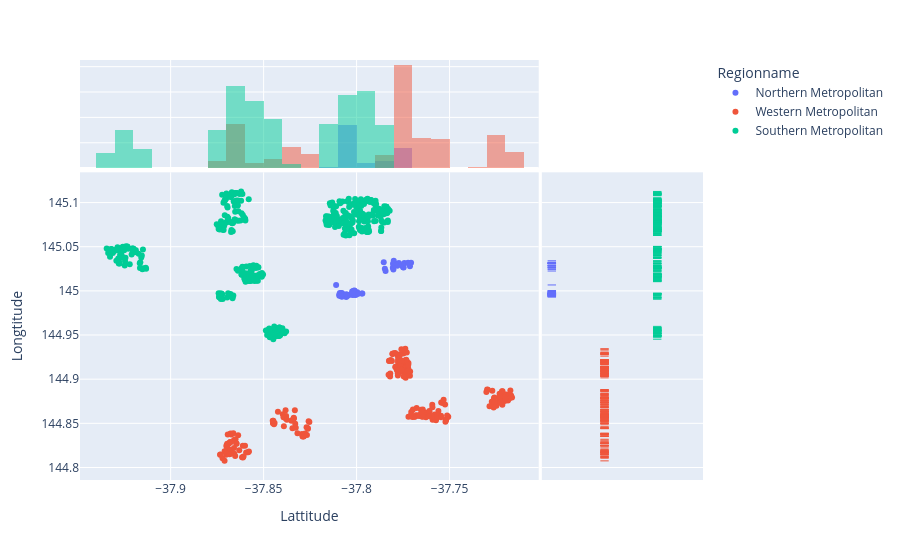

Notebook code for this chart:
### Code cell
fig = px.scatter(melb, x="Lattitude", y="Longtitude", 
                 marginal_x="histogram", 
                 marginal_y="rug", 
                 color="Regionname")
fig.show()

### Figure 1 — Plotly figure (JSON) as saved in the notebook; plotly's stock layout.template omitted (floating-point values rounded to 4 significant figures; data arrays with more than 128 entries replaced by an {"elided": "..."} marker saying what was removed)
{"data": [{"hovertemplate": "Regionname=Northern Metropolitan<br>Lattitude=%{x}<br>Longtitude=%{y}<extra></extra>", "legendgroup": "Northern Metropolitan", "marker": {"color": "#636efa", "symbol": "circle"}, "mode": "markers", "name": "Northern Metropolitan", "orientation": "v", "showlegend": true, "type": "scatter", "x": [-37.8, -37.81, -37.81, -37.8, -37.81, -37.8, -37.8, -37.81, null, null, -37.8, -37.8, null, null, null, -37.81, -37.81, -37.81, -37.81, null, -37.81, -37.8, -37.81, -37.81, null, -37.8, -37.8, -37.8, -37.81, -37.81, -37.8, -37.81, -37.81, null, null, -37.8, -37.8, -37.81, -37.8, null, -37.8, -37.8, -37.8, -37.8, -37.81, -37.8, -37.8, -37.8, null, -37.81, null, -37.77, -37.79, -37.77, null, null, -37.77, -37.77, -37.78, -37.78, -37.78, null, -37.78, -37.78, null, -37.77, -37.77, -37.77, -37.78, -37.78, -37.78, -37.78, -37.78, null, null, -37.78, null, -37.78, -37.78, -37.77], "xaxis": "x", "y": [145.0, 145.0, 145.0, 145.0, 145.0, 145.0, 145.0, 145.0, null, null, 145.0, 145.0, null, null, null, 145.0, 145.0, 145.0, 145.0, null, 145.0, 145.0, 145.0, 145.0, null, 145.0, 145.0, 145.0, 145.0, 145.0, 145.0, 145.0, 145.0, null, null, 145.0, 145.0, 145.0, 145.0, null, 145.0, 145.0, 145.0, 145.0, 145.0, 145.0, 145.0, 145.0, null, 145.0, null, 145.0, 145.0, 145.0, null, null, 145.0, 145.0, 145.0, 145.0, 145.0, null, 145.0, 145.0, null, 145.0, 145.0, 145.0, 145.0, 145.0, 145.0, 145.0, 145.0, null, null, 145.0, null, 145.0, 145.0, 145.0], "yaxis": "y"}, {"alignmentgroup": "True", "bingroup": "x", "hovertemplate": "Regionname=Northern Metropolitan<br>Lattitude=%{x}<br>count=%{y}<extra></extra>", "legendgroup": "Northern Metropolitan", "marker": {"color": "#636efa"}, "name": "Northern Metropolitan", "offsetgroup": "Northern Metropolitan", "opacity": 0.5, "showlegend": false, "type": "histogram", "x": [-37.8, -37.81, -37.81, -37.8, -37.81, -37.8, -37.8, -37.81, null, null, -37.8, -37.8, null, null, null, -37.81, -37.81, -37.81, -37.81, null, -37.81, -37.8, -37.81, -37.81, null, -37.8, -37.8, -37.8, -37.81, -37.81, -37.8, -37.81, -37.81, null, null, -37.8, -37.8, -37.81, -37.8, null, -37.8, -37.8, -37.8, -37.8, -37.81, -37.8, -37.8, -37.8, null, -37.81, null, -37.77, -37.79, -37.77, null, null, -37.77, -37.77, -37.78, -37.78, -37.78, null, -37.78, -37.78, null, -37.77, -37.77, -37.77, -37.78, -37.78, -37.78, -37.78, -37.78, null, null, -37.78, null, -37.78, -37.78, -37.77], "xaxis": "x3", "yaxis": "y3"}, {"alignmentgroup": "True", "boxpoints": "all", "fillcolor": "rgba(255,255,255,0)", "hoveron": "points", "hovertemplate": "Regionname=Northern Metropolitan<br>Longtitude=%{y}<extra></extra>", "jitter": 0, "legendgroup": "Northern Metropolitan", "line": {"color": "rgba(255,255,255,0)"}, "marker": {"color": "#636efa", "symbol": "line-ew-open"}, "name": "Northern Metropolitan", "offsetgroup": "Northern Metropolitan", "showlegend": false, "type": "box", "xaxis": "x2", "y": [145.0, 145.0, 145.0, 145.0, 145.0, 145.0, 145.0, 145.0, null, null, 145.0, 145.0, null, null, null, 145.0, 145.0, 145.0, 145.0, null, 145.0, 145.0, 145.0, 145.0, null, 145.0, 145.0, 145.0, 145.0, 145.0, 145.0, 145.0, 145.0, null, null, 145.0, 145.0, 145.0, 145.0, null, 145.0, 145.0, 145.0, 145.0, 145.0, 145.0, 145.0, 145.0, null, 145.0, null, 145.0, 145.0, 145.0, null, null, 145.0, 145.0, 145.0, 145.0, 145.0, null, 145.0, 145.0, null, 145.0, 145.0, 145.0, 145.0, 145.0, 145.0, 145.0, 145.0, null, null, 145.0, null, 145.0, 145.0, 145.0], "yaxis": "y2"}, {"hovertemplate": "Regionname=Western Metropolitan<br>Lattitude=%{x}<br>Longtitude=%{y}<extra></extra>", "legendgroup": "Western Metropolitan", "marker": {"color": "#EF553B", "symbol": "circle"}, "mode": "markers", "name": "Western Metropolitan", "orientation": "v", "showlegend": true, "type": "scatter", "x": {"elided": "359 float values"}, "xaxis": "x", "y": {"elided": "359 float values"}, "yaxis": "y"}, {"alignmentgroup": "True", "bingroup": "x", "hovertemplate": "Regionname=Western Metropolitan<br>Lattitude=%{x}<br>count=%{y}<extra></extra>", "legendgroup": "Western Metropolitan", "marker": {"color": "#EF553B"}, "name": "Western Metropolitan", "offsetgroup": "Western Metropolitan", "opacity": 0.5, "showlegend": false, "type": "histogram", "x": {"elided": "359 float values"}, "xaxis": "x3", "yaxis": "y3"}, {"alignmentgroup": "True", "boxpoints": "all", "fillcolor": "rgba(255,255,255,0)", "hoveron": "points", "hovertemplate": "Regionname=Western Metropolitan<br>Longtitude=%{y}<extra></extra>", "jitter": 0, "legendgroup": "Western Metropolitan", "line": {"color": "rgba(255,255,255,0)"}, "marker": {"color": "#EF553B", "symbol": "line-ew-open"}, "name": "Western Metropolitan", "offsetgroup": "Western Metropolitan", "showlegend": false, "type": "box", "xaxis": "x2", "y": {"elided": "359 float values"}, "yaxis": "y2"}, {"hovertemplate": "Regionname=Southern Metropolitan<br>Lattitude=%{x}<br>Longtitude=%{y}<extra></extra>", "legendgroup": "Southern Metropolitan", "marker": {"color": "#00cc96", "symbol": "circle"}, "mode": "markers", "name": "Southern Metropolitan", "orientation": "v", "showlegend": true, "type": "scatter", "x": {"elided": "559 float values"}, "xaxis": "x", "y": {"elided": "559 float values"}, "yaxis": "y"}, {"alignmentgroup": "True", "bingroup": "x", "hovertemplate": "Regionname=Southern Metropolitan<br>Lattitude=%{x}<br>count=%{y}<extra></extra>", "legendgroup": "Southern Metropolitan", "marker": {"color": "#00cc96"}, "name": "Southern Metropolitan", "offsetgroup": "Southern Metropolitan", "opacity": 0.5, "showlegend": false, "type": "histogram", "x": {"elided": "559 float values"}, "xaxis": "x3", "yaxis": "y3"}, {"alignmentgroup": "True", "boxpoints": "all", "fillcolor": "rgba(255,255,255,0)", "hoveron": "points", "hovertemplate": "Regionname=Southern Metropolitan<br>Longtitude=%{y}<extra></extra>", "jitter": 0, "legendgroup": "Southern Metropolitan", "line": {"color": "rgba(255,255,255,0)"}, "marker": {"color": "#00cc96", "symbol": "line-ew-open"}, "name": "Southern Metropolitan", "offsetgroup": "Southern Metropolitan", "showlegend": false, "type": "box", "xaxis": "x2", "y": {"elided": "559 float values"}, "yaxis": "y2"}], "layout": {"barmode": "overlay", "legend": {"title": {"text": "Regionname"}, "tracegroupgap": 0}, "margin": {"t": 60}, "xaxis": {"anchor": "y", "domain": [0, 0.7363], "title": {"text": "Lattitude"}}, "xaxis2": {"anchor": "y2", "domain": [0.7413, 1], "matches": "x2", "showgrid": false, "showline": false, "showticklabels": false, "ticks": ""}, "xaxis3": {"anchor": "y3", "domain": [0, 0.7363], "matches": "x", "showgrid": true, "showticklabels": false}, "xaxis4": {"anchor": "y4", "domain": [0.7413, 1], "matches": "x2", "showgrid": false, "showline": false, "showticklabels": false, "ticks": ""}, "yaxis": {"anchor": "x", "domain": [0, 0.7326], "title": {"text": "Longtitude"}}, "yaxis2": {"anchor": "x2", "domain": [0, 0.7326], "matches": "y", "showgrid": true, "showticklabels": false}, "yaxis3": {"anchor": "x3", "domain": [0.7426, 1], "matches": "y3", "showgrid": true, "showline": false, "showticklabels": false, "ticks": ""}, "yaxis4": {"anchor": "x4", "domain": [0.7426, 1], "matches": "y3", "showgrid": true, "showline": false, "showticklabels": false, "ticks": ""}}}
